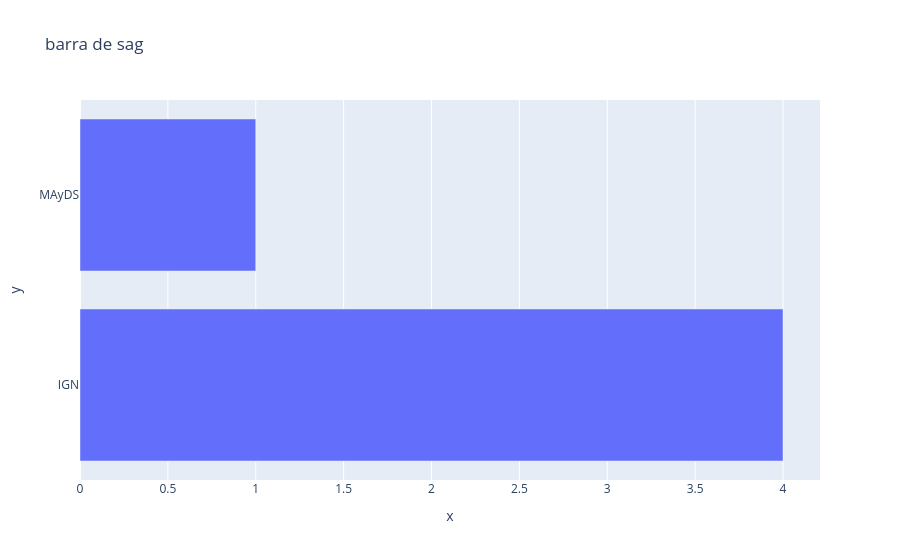

The notebook cell this image was saved under:
### Markdown cell above
6.
entonces, si con el codigo anterior podemos llamar a los nombres geograficos de las areas, entonces tambien podria funcionar con los demas tipos de informacion que conforman estos tipos de nombres de areas geograficas! como ejemplo, identificar el nombre geografico individual de un objeto determinado

### Code cell
h = areas["sag"].head(5).value_counts()
px.bar(data_frame = h, x = h.values, y = h.index, title = "barra de sag").show()

### Figure 1 — Plotly figure (JSON) as saved in the notebook; plotly's stock layout.template omitted (floating-point values rounded to 4 significant figures)
{"data": [{"hovertemplate": "x=%{x}<br>y=%{y}<extra></extra>", "legendgroup": "", "marker": {"color": "#636efa", "pattern": {"shape": ""}}, "name": "", "orientation": "h", "showlegend": false, "textposition": "auto", "type": "bar", "x": [4, 1], "xaxis": "x", "y": ["IGN", "MAyDS"], "yaxis": "y"}], "layout": {"barmode": "relative", "legend": {"tracegroupgap": 0}, "title": {"text": "barra de sag"}, "xaxis": {"anchor": "y", "domain": [0, 1], "title": {"text": "x"}}, "yaxis": {"anchor": "x", "domain": [0, 1], "title": {"text": "y"}}}}
